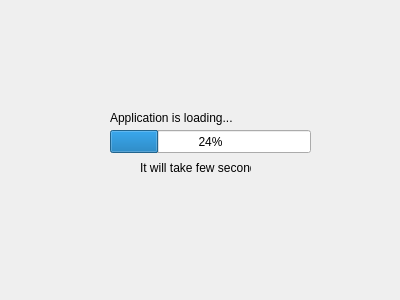
<?xml version="1.0" encoding="UTF-8"?>
<ui version="4.0">
 <class>splashScreenForm</class>
 <widget class="QWidget" name="splashScreenForm">
  <property name="geometry">
   <rect>
    <x>0</x>
    <y>0</y>
    <width>400</width>
    <height>300</height>
   </rect>
  </property>
  <property name="windowTitle">
   <string>Application Processing</string>
  </property>
  <widget class="QLabel" name="label">
   <property name="geometry">
    <rect>
     <x>110</x>
     <y>110</y>
     <width>131</width>
     <height>16</height>
    </rect>
   </property>
   <property name="text">
    <string>Application is loading...</string>
   </property>
  </widget>
  <widget class="QProgressBar" name="progressBar">
   <property name="geometry">
    <rect>
     <x>110</x>
     <y>130</y>
     <width>201</width>
     <height>23</height>
    </rect>
   </property>
   <property name="autoFillBackground">
    <bool>false</bool>
   </property>
   <property name="value">
    <number>24</number>
   </property>
   <property name="textVisible">
    <bool>true</bool>
   </property>
  </widget>
  <widget class="QLabel" name="label_2">
   <property name="geometry">
    <rect>
     <x>140</x>
     <y>160</y>
     <width>111</width>
     <height>16</height>
    </rect>
   </property>
   <property name="text">
    <string>It will take few seconds</string>
   </property>
  </widget>
 </widget>
 <resources/>
 <connections/>
</ui>
